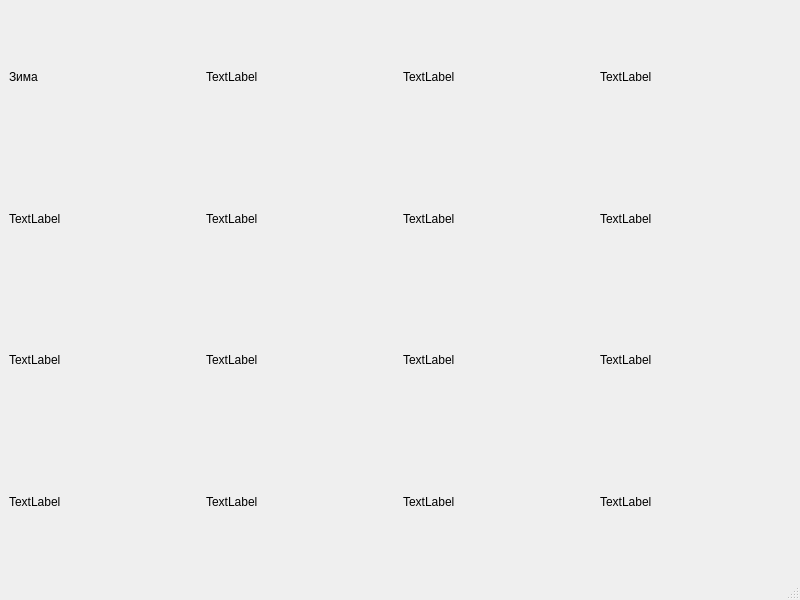
<?xml version="1.0" encoding="UTF-8"?>
<ui version="4.0">
 <class>MainWindow</class>
 <widget class="QMainWindow" name="MainWindow">
  <property name="geometry">
   <rect>
    <x>0</x>
    <y>0</y>
    <width>800</width>
    <height>600</height>
   </rect>
  </property>
  <property name="windowTitle">
   <string>MainWindow</string>
  </property>
  <widget class="QWidget" name="centralwidget">
   <layout class="QGridLayout" name="gridLayout">
    <item row="0" column="0">
     <widget class="QLabel" name="lbl_s1">
      <property name="text">
       <string>Зима</string>
      </property>
     </widget>
    </item>
    <item row="0" column="1">
     <widget class="QLabel" name="label_5">
      <property name="text">
       <string>TextLabel</string>
      </property>
     </widget>
    </item>
    <item row="0" column="2">
     <widget class="QLabel" name="label_9">
      <property name="text">
       <string>TextLabel</string>
      </property>
     </widget>
    </item>
    <item row="0" column="3">
     <widget class="QLabel" name="label_13">
      <property name="text">
       <string>TextLabel</string>
      </property>
     </widget>
    </item>
    <item row="1" column="0">
     <widget class="QLabel" name="lbl_s2">
      <property name="text">
       <string>TextLabel</string>
      </property>
     </widget>
    </item>
    <item row="1" column="1">
     <widget class="QLabel" name="label_6">
      <property name="text">
       <string>TextLabel</string>
      </property>
     </widget>
    </item>
    <item row="1" column="2">
     <widget class="QLabel" name="label_10">
      <property name="text">
       <string>TextLabel</string>
      </property>
     </widget>
    </item>
    <item row="1" column="3">
     <widget class="QLabel" name="label_14">
      <property name="text">
       <string>TextLabel</string>
      </property>
     </widget>
    </item>
    <item row="2" column="0">
     <widget class="QLabel" name="label_3">
      <property name="text">
       <string>TextLabel</string>
      </property>
     </widget>
    </item>
    <item row="2" column="1">
     <widget class="QLabel" name="label_7">
      <property name="text">
       <string>TextLabel</string>
      </property>
     </widget>
    </item>
    <item row="2" column="2">
     <widget class="QLabel" name="label_11">
      <property name="text">
       <string>TextLabel</string>
      </property>
     </widget>
    </item>
    <item row="2" column="3">
     <widget class="QLabel" name="label_15">
      <property name="text">
       <string>TextLabel</string>
      </property>
     </widget>
    </item>
    <item row="3" column="0">
     <widget class="QLabel" name="label_4">
      <property name="text">
       <string>TextLabel</string>
      </property>
     </widget>
    </item>
    <item row="3" column="1">
     <widget class="QLabel" name="label_8">
      <property name="text">
       <string>TextLabel</string>
      </property>
     </widget>
    </item>
    <item row="3" column="2">
     <widget class="QLabel" name="label_12">
      <property name="text">
       <string>TextLabel</string>
      </property>
     </widget>
    </item>
    <item row="3" column="3">
     <widget class="QLabel" name="label_16">
      <property name="text">
       <string>TextLabel</string>
      </property>
     </widget>
    </item>
   </layout>
  </widget>
  <widget class="QMenuBar" name="menubar">
   <property name="geometry">
    <rect>
     <x>0</x>
     <y>0</y>
     <width>800</width>
     <height>17</height>
    </rect>
   </property>
  </widget>
  <widget class="QStatusBar" name="statusbar"/>
 </widget>
 <resources/>
 <connections/>
</ui>
